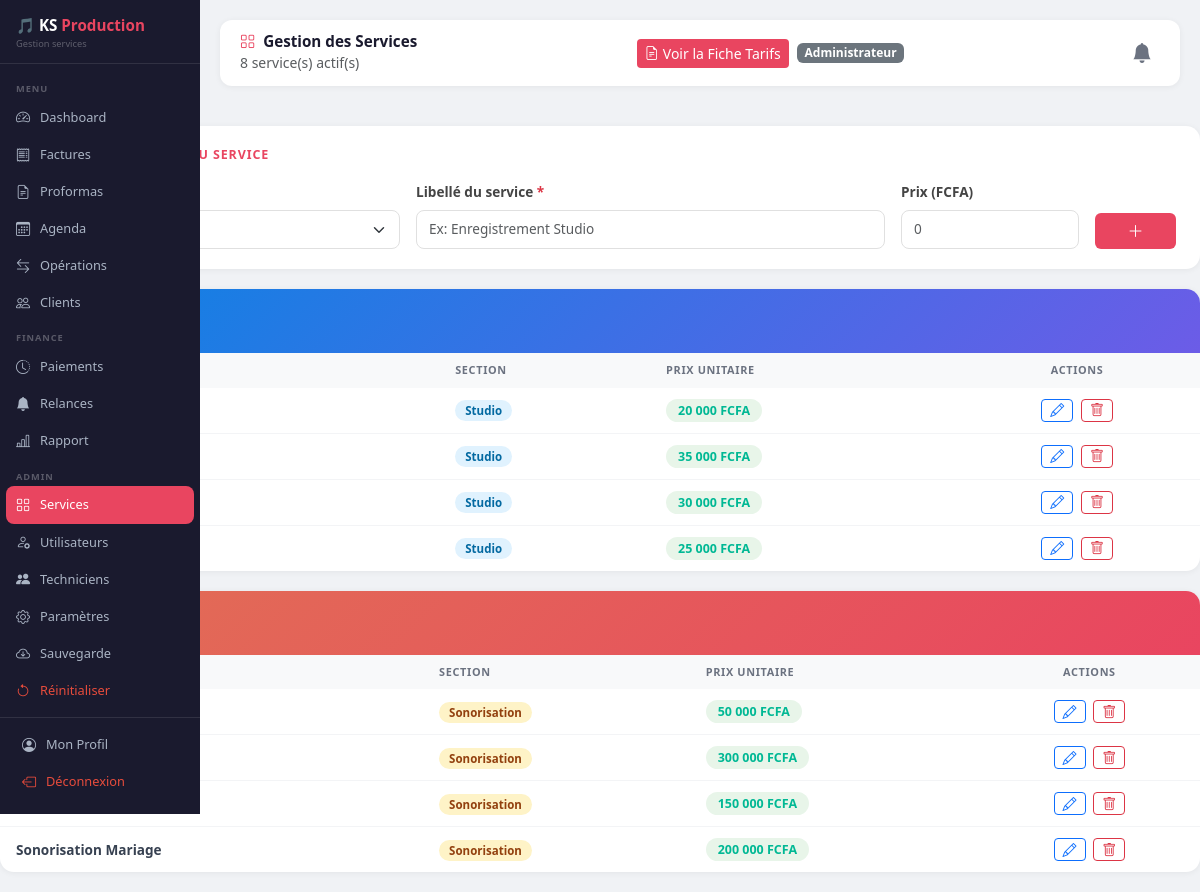
Screenshot of /services (signed in) with the database file from the repository.
### database.py (models this page shows)
class Service(db.Model):
    __tablename__ = 'services'
    id      = db.Column(db.Integer, primary_key=True)
    section = db.Column(db.String(50), nullable=False)
    libelle = db.Column(db.String(200), nullable=False)
    prix    = db.Column(db.Float, default=0)
    actif   = db.Column(db.Boolean, default=True)

### app.py (the view)
@app.route('/services')
def liste_services():
    if 'username' not in session: return redirect(url_for('login'))
    if session['role'] not in ['Administrateur', 'Caissier']:
        flash('Accès refusé.', 'danger'); return redirect(url_for('dashboard'))
    return render_template('services.html',
        username=session['username'], role=session['role'],
        services_studio=Service.query.filter_by(section='Studio', actif=True).order_by(Service.libelle).all(),
        services_sono=Service.query.filter_by(section='Sonorisation', actif=True).order_by(Service.libelle).all(),
        services_autres=Service.query.filter(Service.section.notin_(['Studio','Sonorisation']), Service.actif==True).order_by(Service.libelle).all(),
        total=Service.query.filter_by(actif=True).count(),
    )

### templates/services.html (shortened to what this page needs)
<!DOCTYPE html>
<html lang="fr">
<head>
    <link href="https://cdn.jsdelivr.net/npm/bootstrap@5.3.0/dist/css/bootstrap.min.css" rel="stylesheet">
    <link href="https://cdn.jsdelivr.net/npm/bootstrap-icons@1.10.5/font/bootstrap-icons.css" rel="stylesheet">
</head>
<body>
<div class="sidebar">
    <div class="brand">🎵 KS <span>Production</span><small>Gestion services</small></div>
    <nav>
        <div class="nav-section">Menu</div>
        <a href="/dashboard" class="nav-link"><i class="bi bi-speedometer2"></i> Dashboard</a>
        <a href="/factures" class="nav-link"><i class="bi bi-receipt"></i> Factures</a>
        <a href="/proformas" class="nav-link"><i class="bi bi-file-earmark-text"></i> Proformas</a>
        <a href="/agenda" class="nav-link"><i class="bi bi-calendar3"></i> Agenda</a>
        <a href="/operations" class="nav-link"><i class="bi bi-arrow-left-right"></i> Opérations</a>
        <a href="/clients" class="nav-link"><i class="bi bi-people"></i> Clients</a>
        <div class="nav-section">Finance</div>
        <a href="/paiements" class="nav-link"><i class="bi bi-clock-history"></i> Paiements</a>
        <a href="/relances" class="nav-link"><i class="bi bi-bell-fill"></i> Relances</a>
        <a href="/rapport" class="nav-link"><i class="bi bi-bar-chart-line"></i> Rapport</a>
        {% if role == 'Administrateur' %}
        <div class="nav-section">Admin</div>
        <a href="/services" class="nav-link active"><i class="bi bi-grid"></i> Services</a>
        <a href="/utilisateurs" class="nav-link"><i class="bi bi-person-gear"></i> Utilisateurs</a>
        <a href="/techniciens" class="nav-link"><i class="bi bi-people-fill"></i> Techniciens</a>
        <a href="/parametres" class="nav-link"><i class="bi bi-gear"></i> Paramètres</a>
        <a href="/sauvegarde" class="nav-link"><i class="bi bi-cloud-arrow-down"></i> Sauvegarde</a>
        <a href="/reinitialiser" class="nav-link" style="color:#e74c3c;"><i class="bi bi-arrow-counterclockwise"></i> Réinitialiser</a>
        {% endif %}
    </nav>
    <div class="sidebar-footer">
        <a href="/profil" class="nav-link"><i class="bi bi-person-circle"></i> Mon Profil</a>
        <a href="/logout" class="nav-link" style="color:#e74c3c;"><i class="bi bi-box-arrow-left"></i> Déconnexion</a>
    </div>
</div>
<div class="main-content">
    <div class="topbar">
        <div>
            <h5><i class="bi bi-grid me-2" style="color:var(--ks-accent);"></i>Gestion des Services</h5>
            <small class="text-muted">{{ total }} service(s) actif(s)</small>
        </div>
        <div class="d-flex align-items-center gap-2">
            <a href="/services/fiche-tarifs" class="btn btn-sm" style="background:var(--ks-accent);color:#fff;border:none;" target="_blank">
                <i class="bi bi-file-earmark-text me-1"></i>Voir la Fiche Tarifs
            </a>
            <span class="badge bg-secondary">{{ role }}</span>
        </div>
            <div class="position-relative">
                <button id="btnCloche" onclick="toggleAlertes()"
                        style="background:none; border:none; cursor:pointer; position:relative; padding:4px 8px;">
                    <i class="bi bi-bell-fill" style="font-size:1.25rem; color:#6b7280;" id="iconeCloche"></i>
                </button>
            </div>
        </div>
    </div>
    {% if role == 'Administrateur' %}
    <div class="add-card">
        <div class="add-title">Ajouter un nouveau service</div>
        <form method="POST" action="/services/nouveau">
            <div class="row g-3 align-items-end">
                <div class="col-md-4">
                    <label class="form-label">Section <span class="text-danger">*</span></label>
                    <select class="form-select" name="section" required>
                        <option value="">-- Choisir --</option>
                    </select>
                </div>
                <div class="col-md-5">
                    <label class="form-label">Libellé du service <span class="text-danger">*</span></label>
                    <input type="text" class="form-control" name="libelle"
                           placeholder="Ex: Enregistrement Studio" required>
                </div>
                <div class="col-md-2">
                    <label class="form-label">Prix (FCFA)</label>
                    <input type="number" class="form-control" name="prix"
                           placeholder="0" min="0" step="500">
                </div>
                <div class="col-md-1">
                    <button type="submit" class="btn btn-ks w-100">
                        <i class="bi bi-plus-lg"></i>
                    </button>
                </div>
            </div>
        </form>
    </div>
    {% endif %}
    <div class="section-card">
        <div class="section-header studio">
            <div>
                <div class="s-title">Studio</div>
                <div class="s-count">{{ services_studio|length }} service(s)</div>
            </div>
        </div>
        <table class="svc-table">
            <thead>
                <tr>
                    <th>Libellé du service</th>
                    <th>Section</th>
                    <th>Prix unitaire</th>
                    {% if role == 'Administrateur' %}<th class="text-center">Actions</th>{% endif %}
                </tr>
            </thead>
            <tbody>
                {% for svc in services_studio %}
                <tr>
                    <td><strong>{{ svc.libelle }}</strong></td>
                    <td><span class="section-pill pill-studio">Studio</span></td>
                    <td><span class="prix-badge">{{ "{:,.0f}".format(svc.prix).replace(',', ' ') }} FCFA</span></td>
                    {% if role == 'Administrateur' %}
                    <td class="text-center">
                        <button class="btn btn-sm btn-outline-primary py-0 px-2 me-1"
                                data-bs-toggle="modal" data-bs-target="#modalModifier"
                                onclick="ouvrirModifier({{ svc.id }}, '{{ svc.libelle }}', '{{ svc.section }}', {{ svc.prix }})">
                            <i class="bi bi-pencil"></i>
                        </button>
                        <form method="POST" action="/services/supprimer/{{ svc.id }}" style="display:inline;"
                              onsubmit="return confirm('Supprimer « {{ svc.libelle }} » ?')">
                            <button type="submit" class="btn btn-sm btn-outline-danger py-0 px-2">
                                <i class="bi bi-trash"></i>
                            </button>
                        </form>
                    </td>
                    {% endif %}
                </tr>
                {% else %}
                <tr><td colspan="4" class="empty-row">Aucun service Studio</td></tr>
                {% endfor %}
            </tbody>
        </table>
    </div>
    <div class="section-card">
        <div class="section-header sono">
            <div>
                <div class="s-title">Sonorisation</div>
                <div class="s-count">{{ services_sono|length }} service(s)</div>
            </div>
        </div>
        <table class="svc-table">
            <thead>
                <tr>
                    <th>Libellé du service</th>
                    <th>Section</th>
                    <th>Prix unitaire</th>
                    {% if role == 'Administrateur' %}<th class="text-center">Actions</th>{% endif %}
                </tr>
            </thead>
            <tbody>
                {% for svc in services_sono %}
                <tr>
                    <td><strong>{{ svc.libelle }}</strong></td>
                    <td><span class="section-pill pill-sono">Sonorisation</span></td>
                    <td><span class="prix-badge">{{ "{:,.0f}".format(svc.prix).replace(',', ' ') }} FCFA</span></td>
                    {% if role == 'Administrateur' %}
                    <td class="text-center">
                        <button class="btn btn-sm btn-outline-primary py-0 px-2 me-1"
                                data-bs-toggle="modal" data-bs-target="#modalModifier"
                                onclick="ouvrirModifier({{ svc.id }}, '{{ svc.libelle }}', '{{ svc.section }}', {{ svc.prix }})">
                            <i class="bi bi-pencil"></i>
                        </button>
                        <form method="POST" action="/services/supprimer/{{ svc.id }}" style="display:inline;"
                              onsubmit="return confirm('Supprimer « {{ svc.libelle }} » ?')">
                            <button type="submit" class="btn btn-sm btn-outline-danger py-0 px-2">
                                <i class="bi bi-trash"></i>
                            </button>
                        </form>
                    </td>
                    {% endif %}
                </tr>
                {% else %}
                <tr><td colspan="4" class="empty-row">Aucun service Sonorisation</td></tr>
                {% endfor %}
            </tbody>
        </table>
    </div>
</body>
</html>

### templates/services.html (style rules this page uses)
:root { --ks-primary: #1a1a2e; --ks-accent: #e94560; }
body { background: #f0f2f5; font-family: 'Segoe UI', sans-serif; }
.sidebar { width: 200px; min-height: 100vh; background: var(--ks-primary); position: fixed; left: 0; top: 0; z-index: 100; display: flex; flex-direction: column; }
.brand { color: #fff; font-size: .95rem; font-weight: 700; padding: 14px 16px 12px; border-bottom: 1px solid rgba(255,255,255,.1); }
.brand span { color: var(--ks-accent); }
.brand small { display: block; font-size: .58rem; color: rgba(255,255,255,.3); font-weight: 400; }
.sidebar nav { flex: 1; padding: 8px 0; }
.nav-section { font-size: .58rem; text-transform: uppercase; letter-spacing: .1em; color: rgba(255,255,255,.28); padding: 10px 16px 3px; font-weight: 600; }
.nav-link { color: #aab4c4; padding: 8px 16px; display: flex; align-items: center; gap: 8px; font-size: .8rem; transition: all .2s; }
.nav-link:hover, .nav-link.active { color: #fff; background: var(--ks-accent); border-radius: 8px; margin: 0 6px; padding: 8px 10px; }
.nav-link i { font-size: .88rem; width: 16px; }
.sidebar-footer { padding: 8px 6px 14px; border-top: 1px solid rgba(255,255,255,.1); }
.main-content { margin-left: 200px; padding: 20px; }
.topbar { background: #fff; border-radius: 12px; padding: 12px 20px; display: flex; justify-content: space-between; align-items: center; margin-bottom: 20px; box-shadow: 0 1px 6px rgba(0,0,0,.06); }
.topbar h5 { margin: 0; font-weight: 700; color: var(--ks-primary); font-size: .95rem; }
.section-card { background: #fff; border-radius: 14px; box-shadow: 0 1px 6px rgba(0,0,0,.06); overflow: hidden; margin-bottom: 20px; }
.section-header { padding: 14px 20px; display: flex; justify-content: space-between; align-items: center; }
.section-header.studio { background: linear-gradient(135deg, #0984e3, #6c5ce7); color: #fff; }
.section-header.sono { background: linear-gradient(135deg, #e17055, #e94560); color: #fff; }
.section-header .s-title { font-size: .8rem; font-weight: 700; text-transform: uppercase; letter-spacing: .07em; }
.section-header .s-count { font-size: .72rem; opacity: .75; }
.svc-table { width: 100%; border-collapse: collapse; }
.svc-table thead th { background: #f8f9fa; color: #6b7280; font-size: .68rem; text-transform: uppercase; letter-spacing: .06em; padding: 9px 16px; font-weight: 600; border: none; }
.svc-table tbody tr { border-bottom: 1px solid #f3f4f6; transition: background .15s; }
.svc-table tbody tr:last-child { border-bottom: none; }
.svc-table tbody td { padding: 11px 16px; font-size: .85rem; color: #374151; vertical-align: middle; }
.prix-badge { background: #e8f5e9; color: #00b894; border-radius: 20px; padding: 3px 12px; font-size: .78rem; font-weight: 700; }
.section-pill { border-radius: 20px; padding: 3px 10px; font-size: .72rem; font-weight: 600; }
.pill-studio { background: #e0f2fe; color: #0369a1; }
.pill-sono { background: #fef3c7; color: #92400e; }
.add-card { background: #fff; border-radius: 14px; padding: 20px 24px; box-shadow: 0 1px 6px rgba(0,0,0,.06); margin-bottom: 20px; border-left: 4px solid var(--ks-accent); }
.add-title { font-size: .78rem; font-weight: 700; text-transform: uppercase; letter-spacing: .07em; color: var(--ks-accent); margin-bottom: 14px; }
.form-label { font-weight: 600; color: #444; font-size: .85rem; }
.form-control, .form-select { border-radius: 8px; border: 1.5px solid #e0e0e0; padding: 8px 12px; font-size: .85rem; }
.btn-ks { background: var(--ks-accent); border: none; color: #fff; }

### rows the page displays
Service: prix "20 000"
Service: prix "35 000"
Service: prix "30 000"
Service: prix "25 000"
Service: prix "50 000"
Service: prix "300 000"
Service: prix "150 000"
Service: libelle "Sonorisation Mariage", prix "200 000"

### other values shown
{{ total }} "8"
{{ role }} "Administrateur"
